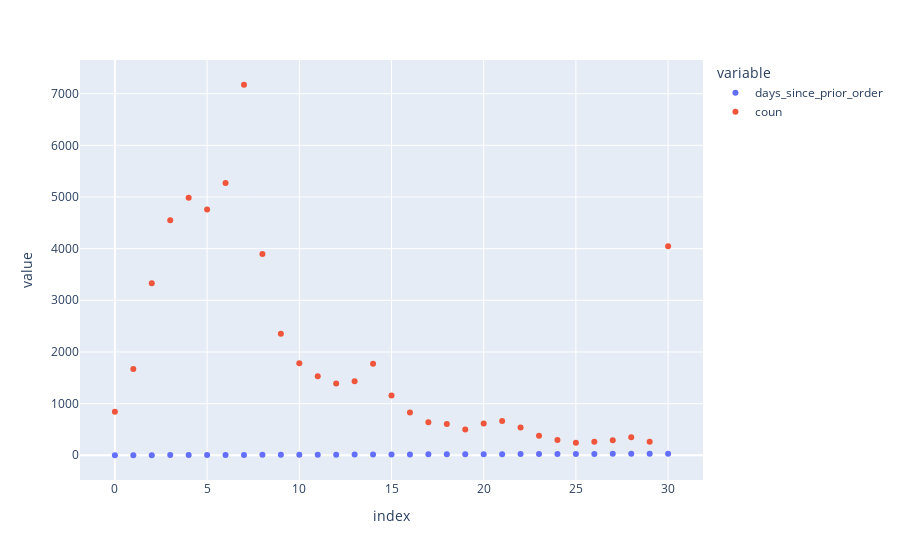

Write notebook code for a chart like this one.
### Code cell
px.scatter(df_1.groupby("days_since_prior_order").agg(coun=("days_since_prior_order","count")).reset_index())

### Figure 1 — Plotly figure (JSON) as saved in the notebook; plotly's stock layout.template omitted (floating-point values rounded to 4 significant figures)
{"data": [{"hovertemplate": "variable=days_since_prior_order<br>index=%{x}<br>value=%{y}<extra></extra>", "legendgroup": "days_since_prior_order", "marker": {"color": "#636efa", "symbol": "circle"}, "mode": "markers", "name": "days_since_prior_order", "orientation": "v", "showlegend": true, "type": "scatter", "x": [0, 1, 2, 3, 4, 5, 6, 7, 8, 9, 10, 11, 12, 13, 14, 15, 16, 17, 18, 19, 20, 21, 22, 23, 24, 25, 26, 27, 28, 29, 30], "xaxis": "x", "y": [0, 1, 2, 3, 4, 5, 6, 7, 8, 9, 10, 11, 12, 13, 14, 15, 16, 17, 18, 19, 20, 21, 22, 23, 24, 25, 26, 27, 28, 29, 30], "yaxis": "y"}, {"hovertemplate": "variable=coun<br>index=%{x}<br>value=%{y}<extra></extra>", "legendgroup": "coun", "marker": {"color": "#EF553B", "symbol": "circle"}, "mode": "markers", "name": "coun", "orientation": "v", "showlegend": true, "type": "scatter", "x": [0, 1, 2, 3, 4, 5, 6, 7, 8, 9, 10, 11, 12, 13, 14, 15, 16, 17, 18, 19, 20, 21, 22, 23, 24, 25, 26, 27, 28, 29, 30], "xaxis": "x", "y": [842, 1669, 3331, 4549, 4987, 4757, 5273, 7173, 3896, 2354, 1782, 1531, 1390, 1431, 1773, 1156, 827, 639, 606, 499, 617, 664, 538, 376, 295, 244, 260, 288, 348, 259, 4044], "yaxis": "y"}], "layout": {"legend": {"title": {"text": "variable"}, "tracegroupgap": 0}, "margin": {"t": 60}, "xaxis": {"anchor": "y", "domain": [0, 1], "title": {"text": "index"}}, "yaxis": {"anchor": "x", "domain": [0, 1], "title": {"text": "value"}}}}
